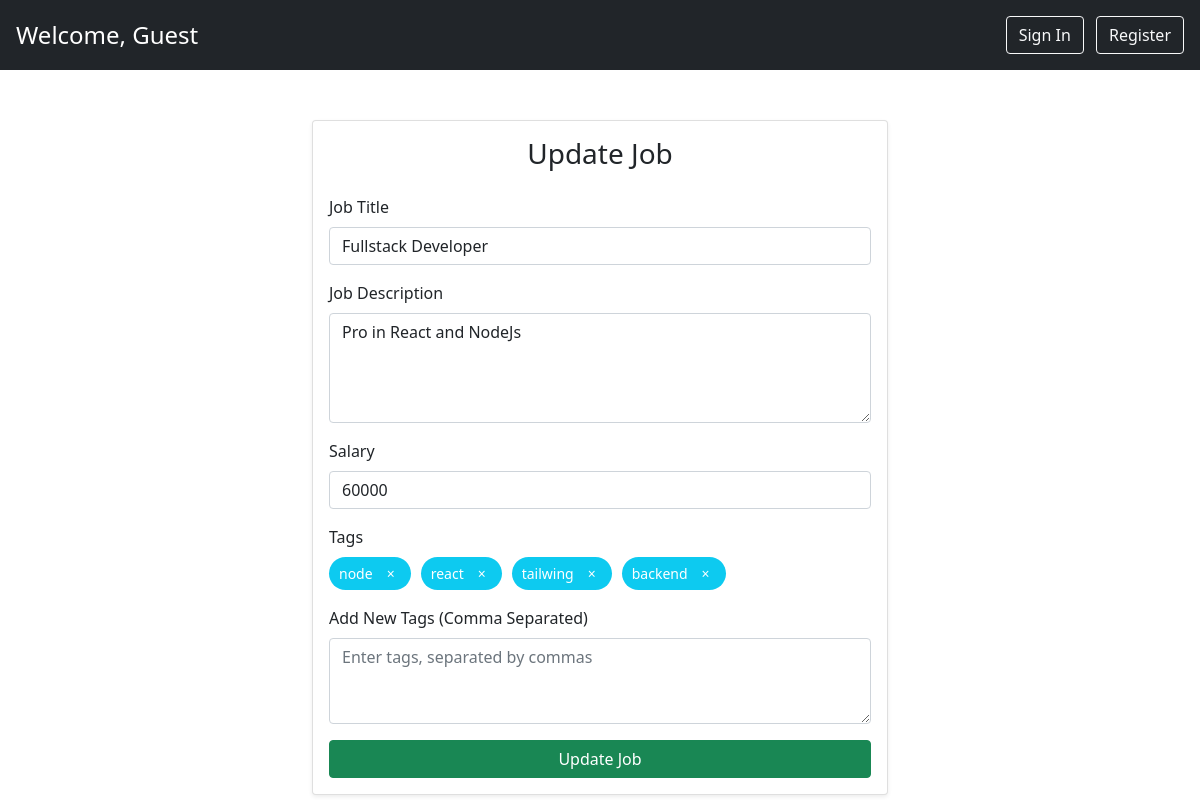
Page /job/update/6/ (signed in) on the committed database.
### jobs/models.py (models this page shows, shortened)
class Job(models.Model):
    title = models.CharField(max_length=255)
    description = models.TextField(blank=True)
    salary = models.IntegerField()
    company = models.ForeignKey(Company, on_delete=models.CASCADE, related_name='jobs',null=False)  # One company can have many jobs (for total participation the foreignky has null constraint)

class Tag(models.Model):
    tag = models.CharField(max_length=35)
    job = models.ForeignKey(Job,on_delete=models.CASCADE,null=False)

### jobs/views.py (the view)
# urls.py: path('update/<int:id>/',update_job,name="updatejob"),
@login_required
def update_job(request, id):
    job = get_object_or_404(Job, id=id)
    company = Company.objects.filter(user=request.user).first()
    if job.company != company:
        return JsonResponse({'error':'401','message':'something went wrong'})
    if request.method == 'POST':
        form = JobForm(request.POST, instance=job)
        if form.is_valid():
            job = form.save()  # Save the updated job
            tags = form.cleaned_data.get('tags')
            if tags:
                tag_list = [tag.strip() for tag in tags.split(',')]  # Split and clean the tags
                Tag.objects.filter(job=job).delete()
                for tag in tag_list:
                    Tag.objects.get_or_create(tag=tag, job=job)
            return redirect('home')
        else:
            print(form.errors)
        return render(request, 'update-job.html', {'form': form, 'job': job})
    else:
        tags = Tag.objects.filter(job=job)  # Get tags associated with the job
        form = JobForm(instance=job)
        return render(request, 'update-job.html', {'form': form, 'job': job, 'tags': tags})

### jobs/forms.py
class JobForm(forms.ModelForm):
    tags = forms.CharField(
        required=False,
        widget=forms.Textarea(attrs={'placeholder': 'Enter tags separated by commas'}),
        label="Tags"
    )
    class Meta:
        model = Job
        fields = ['title', 'description','salary','tags']

### authentication/templates/update-job.html (shortened to what this page needs)
<!DOCTYPE html>
<html lang="en">
<head>
    <link href="https://cdn.jsdelivr.net/npm/bootstrap@5.0.2/dist/css/bootstrap.min.css" rel="stylesheet">
</head>
<body>
    <div class="bg-dark text-white p-3">
        <div class="d-flex justify-content-between align-items-center">
            <div class="fs-4">Welcome, Guest</div>
            <div>
                <a href="/auth/login/" class="btn btn-outline-light ms-2">Sign In</a>
                <a href="/auth/register/" class="btn btn-outline-light ms-2">Register</a>
            </div>
        </div>
    </div>
    <div class="container">
        <div class="card shadow-sm">
            <div class="card-body">
                <h3 class="card-title text-center mb-4">Update Job</h3>
                <form method="post">
                    <div class="mb-3">
                        <label for="title" class="form-label">Job Title</label>
                        <input type="text" id="title" name="title" class="form-control" value="{{ job.title }}" required>
                    </div>
                    <div class="mb-3">
                        <label for="description" class="form-label">Job Description</label>
                        <textarea id="description" name="description" class="form-control" rows="4" required>{{ job.description }}</textarea>
                    </div>
                    <div class="mb-3">
                        <label for="salary" class="form-label">Salary</label>
                        <input type="number" id="salary" name="salary" class="form-control" value="{{ job.salary }}" required>
                    </div>
                    <div class="mb-3">
                        <label for="tags" class="form-label">Tags</label>
                        <div class="tag-container" id="tags-container">
                            {% for tag in tags %}
                                <div class="tag-item" id="tag-{{ tag.id }}">
                                    {{ tag.tag }}
                                    <button type="button" class="remove-btn" onclick="removeTag('{{ tag.id }}', '{{ tag.tag }}')">&times;</button>
                                </div>
                            {% endfor %}
                        </div>
                    </div>
                    <div class="mb-3">
                        <label for="tags_input" class="form-label">Add New Tags (Comma Separated)</label>
                        <textarea id="tags_input" name="tags" class="form-control" rows="3" placeholder="Enter tags, separated by commas"></textarea>
                    </div>
                    <div class="d-grid gap-2">
                        <button type="button" onclick="solve()" class="btn btn-success">Update Job</button>
                    </div>
                </form>
            </div>
        </div>
    </div>
</body>
</html>

### authentication/templates/update-job.html (style rules this page uses)
.tag-container { display: flex; flex-wrap: wrap; gap: 10px; }
.tag-item { display: inline-flex; align-items: center; background-color: #0dcaf0; color: white; padding: 5px 10px; border-radius: 25px; font-size: 14px; }
.tag-item .remove-btn { background: transparent; border: none; color: white; margin-left: 8px; cursor: pointer; }
.container { max-width: 600px; margin-top: 50px; }

### rows in the picture
Job: title "Fullstack Developer", description "Pro in React and NodeJs", salary "60000"
Tag: tag "node"
Tag: tag "react"
Tag: tag "tailwing"
Tag: tag "backend"
